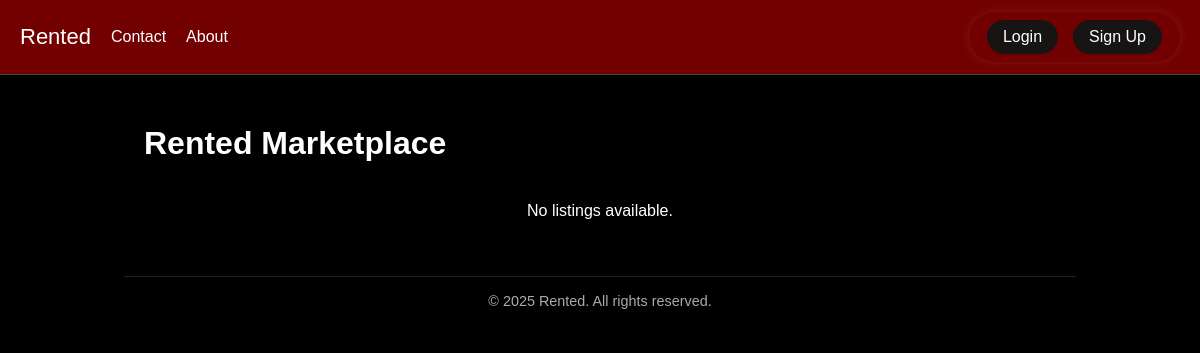
Before: / with the older database file.
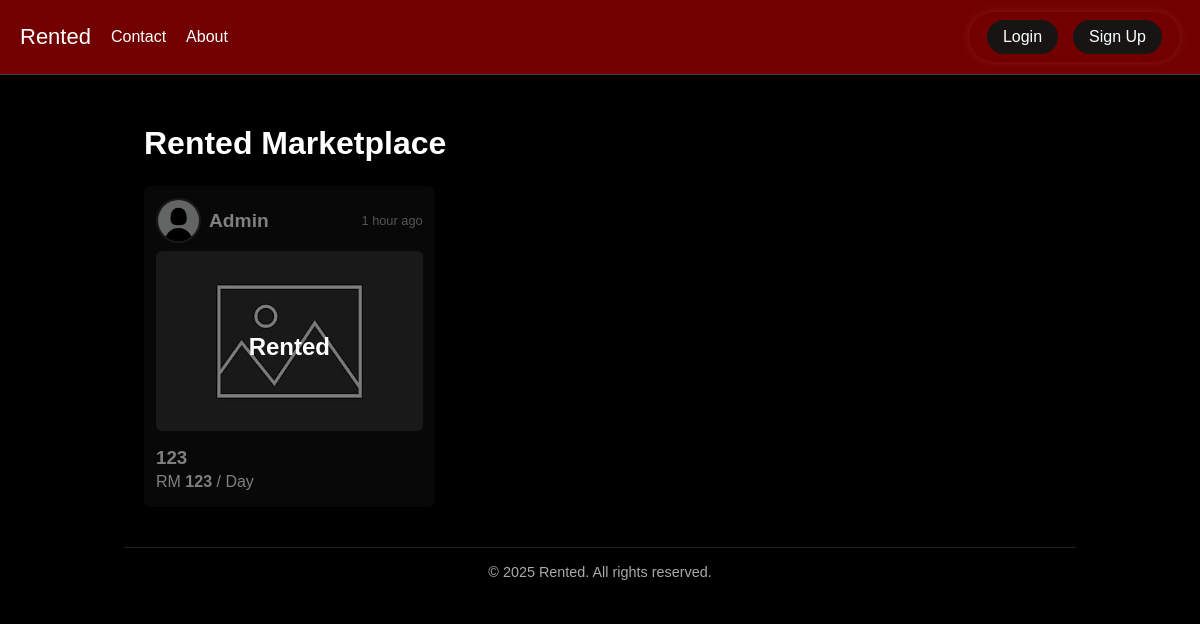
After: the same page with the newer database file.
### app.py (models this page shows)
class Listing(db.Model):
    id = db.Column(db.Integer, primary_key=True)
    title = db.Column(db.String(150), nullable=False)
    description = db.Column(db.Text, nullable=False)
    price = db.Column(db.Float, nullable=False)
    image = db.Column(db.String(300), default="default_listing.png")
    user_id = db.Column(db.Integer, db.ForeignKey('user.id'), nullable=False)
    created_at = db.Column(db.DateTime, default=datetime.utcnow)
    user = db.relationship("User", backref="listings")

class User(db.Model):
    id = db.Column(db.Integer, primary_key=True)
    username = db.Column(db.String(150), unique=True, nullable=False)
    email = db.Column(db.String(150), unique=True, nullable=True)
    password = db.Column(db.String(150), nullable=False)
    profile_pic = db.Column(db.String(300), default="profile_pics/default.png")
    is_admin = db.Column(db.Boolean, default=False)
    created_at = db.Column(db.DateTime, default=datetime.utcnow)

### app.py (the view)
@app.route("/")
def home():
    listings = Listing.query.order_by(Listing.created_at.desc()).all()
    for listing in listings:
        listing.is_rented = any(req.status == "Approved" for req in listing.requests)
    return render_template("index.html", listings=listings)

### app.py (called while the page is built, shortened)
def time_ago(dt):
    if not dt:
        return ""
    now = datetime.utcnow()
    if dt.tzinfo is not None:
        dt = dt.astimezone(tz=None).replace(tzinfo=None)
    diff = now - dt
    seconds = int(diff.total_seconds())
    if seconds < 0:
        seconds = 0
    minutes = seconds // 60
    hours = minutes // 60
    days = hours // 24
    weeks = days // 7
    months = days // 30
    years = days // 365
    if seconds < 60:
        return f"{seconds} seconds ago" if seconds != 1 else "1 second ago"
    if minutes < 60:
        return f"{minutes} minutes ago" if minutes != 1 else "1 minute ago"
    if hours < 24:
        return f"{hours} hours ago" if hours != 1 else "1 hour ago"

@app.context_processor
def inject_user():
    if "user_id" in session:
        user = User.query.get(session["user_id"])
        return dict(user=user)
    return dict(user=None)

### templates/index.html (shortened to what this page needs)
{% extends "base.html" %}
{% block content %}
<div class="container wide-container">
    <h1>Rented Marketplace</h1>
    <div class="listing-grid">
        {% for listing in listings %}
        <div class="listing-card">
            <div class="listing-user-info">
                <div class="listing-user-left">
                    {% if listing.user and listing.user.profile_pic %}
                        <img src="{{ url_for('static', filename=listing.user.profile_pic) }}"
                             alt="{{ listing.user.username }}'s profile picture" class="listing-profile-pic">
                    {% else %}
                        <img src="{{ url_for('static', filename='profile_pics/default.png') }}"
                             alt="Default profile picture" class="listing-profile-pic">
                    {% endif %}
                    <span class="listing-username">{{ listing.user.username }}</span>
                </div>
                <span class="time-ago">{{ time_ago(listing.created_at) }}</span>
            </div>
            <a href="{{ url_for('view_listing', id=listing.id) }}" class="listing-card-link">
                <img src="{{ url_for('static', filename='listing_images/' + listing.image) }}" alt="{{ listing.title }}">
                <h3>{{ listing.title }}</h3>
                <p class="price">RM <strong>{{ listing.price | int }}</strong> / Day</p>
            </a>
            {% if listing.is_rented %}
            <div class="rented-overlay">Rented</div>
            {% endif %}
        </div>
        {% else %}
        <p style="color:#fff; text-align:center; grid-column: 1 / -1;">No listings available.</p>
        {% endfor %}
    </div>
</div>
<footer class="footer">&copy; 2025 Rented. All rights reserved.</footer>
{% endblock %}

### templates/base.html (shortened to what this page needs)
<!DOCTYPE html>
<html lang="en">
<head>
</head>
<body>
  <nav class="navbar">
    <div class="nav-left">
      <a href="{{ url_for('home') }}" class="logo">Rented</a>
      <a href="{{ url_for('contact') }}">Contact</a>
      <a href="{{ url_for('about') }}">About</a>
    </div>
    <div class="nav-right">
      {% if session.get('user_id') %}
        <div class="user-info">
          <span class="username">{{ user.username }}</span>
          <img src="{{ url_for('static', filename=user.profile_pic) }}" alt="Profile" class="profile-pic">
          <div class="dropdown-menu">
            <a href="{{ url_for('profile') }}">⚙️ Edit Profile</a>
            <a href="{{ url_for('logout') }}">🚪 Logout</a>
          </div>
        </div>
      {% else %}
        <div class="auth-buttons">
          <a href="{{ url_for('login') }}" class="auth-link">Login</a>
          <a href="{{ url_for('signup') }}" class="auth-link">Sign Up</a>
        </div>
      {% endif %}
    </div>
  </nav>
  <div class="container">
    {% block content %}{% endblock %}
  </div>
</body>
</html>

### templates/base.html (style rules this page uses)
*, *::before, *::after { box-sizing: border-box; }
body { margin: 0; font-family: Arial, sans-serif; background: #000; color: #fff; min-height: 100vh; padding-top: 80px; }
a { text-decoration: none; color: inherit; }
.navbar { display: flex; justify-content: space-between; align-items: center; background: #730000; padding: 12px 20px; position: fixed; top: 0; left: 0; right: 0; z-index: 1000; border-bottom: 1px solid #444; }
.nav-left { display: flex; align-items: center; gap: 20px; }
.navbar a { color: #fff; font-weight: 500; }
.logo { font-family: 'Arial Black', sans-serif; font-size: 22px; color: #000; }
.auth-buttons { display: flex; gap: 15px; background: #730000; padding: 8px 18px; border-radius: 30px; box-shadow: 0 0 8px rgba(255, 255, 255, 0.1); align-items: center; }
.auth-link { background: #171414; color: #fff; font-weight: 600; padding: 8px 16px; border-radius: 20px; transition: transform 0.3s ease, background 0.3s ease; }
.container { max-width: 1000px; margin: 0 auto; padding: 24px; }

### templates/index.html (style rules this page uses)
.wide-container { max-width: 1680px; margin: 0 auto; padding: 0 20px; }
.listing-grid { display: grid; grid-template-columns: repeat(3, 1fr); gap: 20px; margin-top: 24px; }
.listing-card { display: flex; flex-direction: column; background: #111; border-radius: 8px; padding: 12px; box-shadow: 0 2px 8px rgba(0,0,0,0.2); color: #fff; position: relative; transition: transform 0.2s ease, box-shadow 0.2s ease; }
.listing-card-link { text-decoration: none; color: inherit; display: block; }
.listing-card-link img { width: 100%; height: 180px; object-fit: cover; border-radius: 6px; margin-bottom: 8px; }
.listing-card-link h3, .listing-card-link p, .listing-card-link .price { margin: 0.25rem 0; }
.listing-user-info { display: flex; justify-content: space-between; align-items: center; margin-bottom: 8px; }
.listing-user-left { display: flex; align-items: center; }
.listing-profile-pic { width: 45px; height: 45px; border-radius: 50%; object-fit: cover; border: 2px solid #333; margin-right: 8px; }
.listing-username { font-weight: bold; font-size: 1.2rem; }
.time-ago { font-size: 0.8rem; color: #aaa; }
.rented-overlay { position: absolute; top: 0; left: 0; right: 0; bottom: 0; background: rgba(0,0,0,0.5); color: #fff; display: flex; justify-content: center; align-items: center; font-size: 24px; font-weight: bold; border-radius: 8px; pointer-events: none; }
.footer { text-align: center; padding: 16px; margin-top: 40px; color: #aaa; font-size: 0.9rem; border-top: 1px solid #222; }

Changed rows visible on the page:
added Listing: profile_pic (placeholder picture), user.username "Admin", created_at "1 hour ago", image (placeholder picture), title "123", price "123"
Other visible differences:
text no longer shown: "No listings available."
